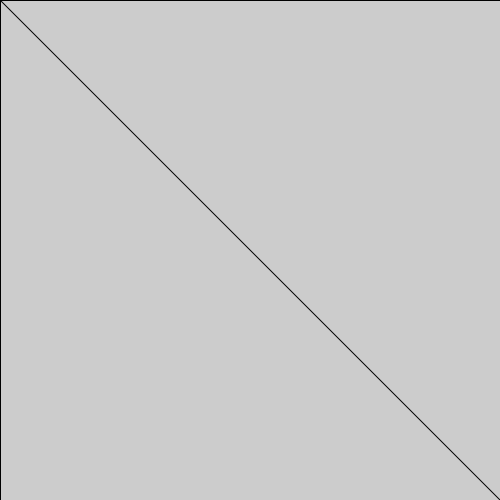
Frame 1 (no input)
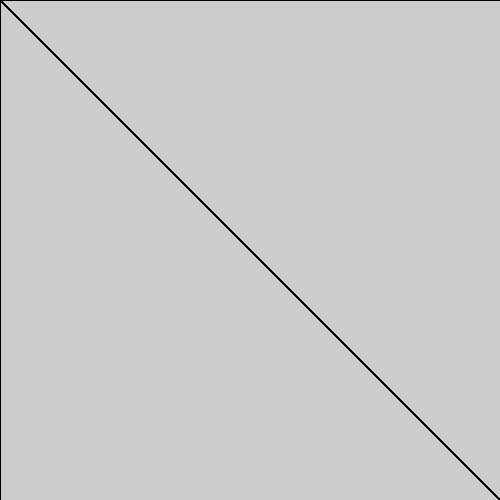
Frame 60 (the mouse pressed at the canvas centre just before this capture)
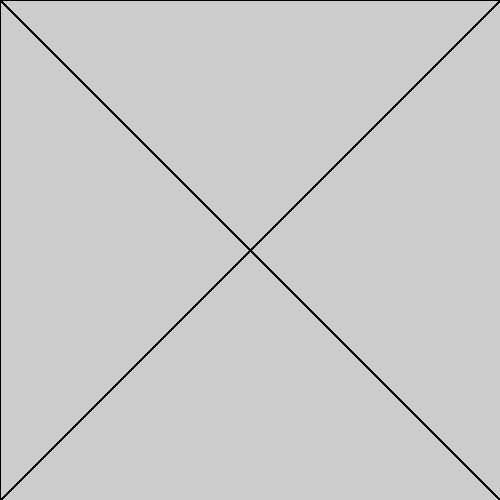
Frame 120 (the mouse held since frame 60 and released just before this capture)

The Processing sketch that drew these frames (run headless with seeded random() and noise(); from frame 60 on, the mouse is pressed at the canvas centre):

// Processing sketch: question_03
// ── question_03.pde
//Question 3

void setup(){
 size(500,500);
}

void draw(){
 line(0, 0, mouseX, mouseY);  // upper left corner of window draws line
 line(0, 500, mouseX, mouseY); // bottom left corner of window draws line
 line(500, 0, mouseX, mouseY); // upper right corner ''
 line(500, 500, mouseX, mouseY); // bottom right corner ''
}
